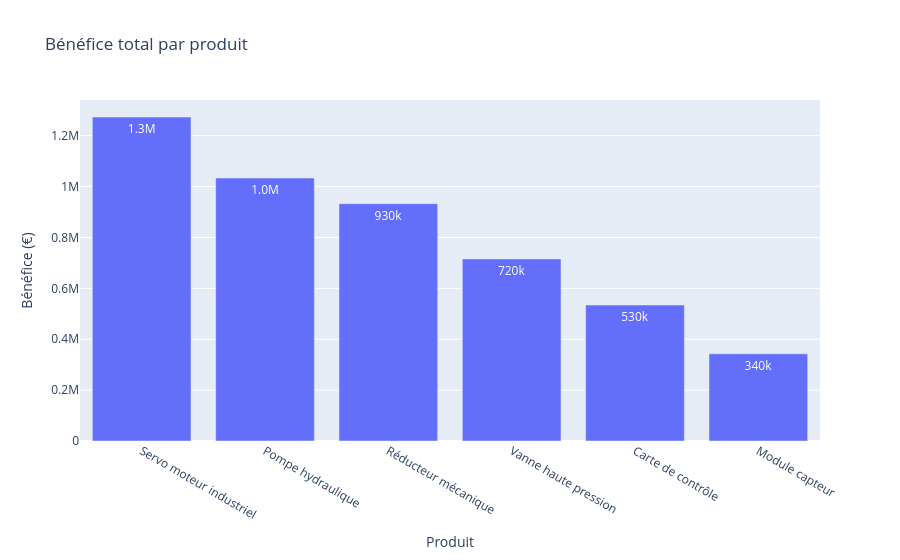
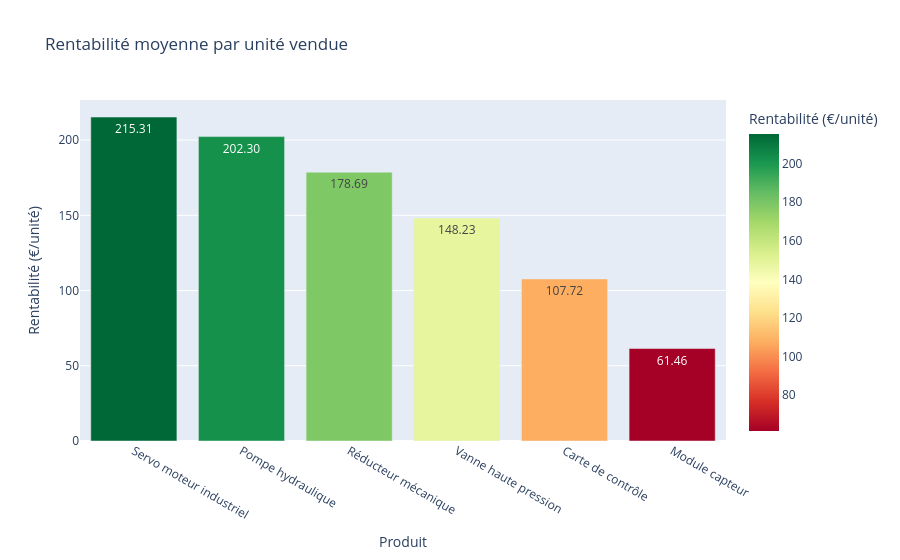

Notebook code cell kept with these figures, in order:
### Markdown cell above
## 1. Rentabilité par produit
`benef_product`, `rentability_product` — table `silver_renta_produit`

### Code cell
df = load("silver_renta_produit")
name_col = first_existing(df, ["product_name", "name", "product_id"])

agg = df.groupby(name_col, as_index=False).agg(
    benef_product=("benef_product", "sum"),
    rentability_product=("rentability_product", "mean"),
    quantity=("quantity", "sum"),
)

fig = px.bar(
    agg.sort_values("benef_product", ascending=False),
    x=name_col, y="benef_product",
    title="Bénéfice total par produit",
    labels={name_col: "Produit", "benef_product": "Bénéfice (€)"},
    text_auto=".2s",
)
fig.show()

fig2 = px.bar(
    agg.sort_values("rentability_product", ascending=False),
    x=name_col, y="rentability_product",
    title="Rentabilité moyenne par unité vendue",
    labels={name_col: "Produit", "rentability_product": "Rentabilité (€/unité)"},
    text_auto=".2f",
    color="rentability_product",
    color_continuous_scale="RdYlGn",
)
fig2.show()

### Figure 1 — Plotly figure (JSON) as saved in the notebook; plotly's stock layout.template omitted (floating-point values rounded to 4 significant figures)
{"data": [{"hovertemplate": "Produit=%{x}<br>Bénéfice (€)=%{y}<extra></extra>", "legendgroup": "", "marker": {"color": "#636efa", "pattern": {"shape": ""}}, "name": "", "orientation": "v", "showlegend": false, "textposition": "auto", "texttemplate": "%{y:.2s}", "type": "bar", "x": ["Servo moteur industriel", "Pompe hydraulique", "Réducteur mécanique", "Vanne haute pression", "Carte de contrôle", "Module capteur"], "xaxis": "x", "y": [1273000.0, 1034000.0, 933000.0, 715700.0, 534400.0, 342800.0], "yaxis": "y"}], "layout": {"barmode": "relative", "legend": {"tracegroupgap": 0}, "title": {"text": "Bénéfice total par produit"}, "xaxis": {"anchor": "y", "domain": [0, 1], "title": {"text": "Produit"}}, "yaxis": {"anchor": "x", "domain": [0, 1], "title": {"text": "Bénéfice (€)"}}}}

### Figure 2 — Plotly figure (JSON) as saved in the notebook; plotly's stock layout.template omitted (floating-point values rounded to 4 significant figures)
{"data": [{"hovertemplate": "Produit=%{x}<br>Rentabilité (€/unité)=%{marker.color}<extra></extra>", "legendgroup": "", "marker": {"color": [215.3, 202.3, 178.7, 148.2, 107.7, 61.46], "coloraxis": "coloraxis", "pattern": {"shape": ""}}, "name": "", "orientation": "v", "showlegend": false, "textposition": "auto", "texttemplate": "%{y:.2f}", "type": "bar", "x": ["Servo moteur industriel", "Pompe hydraulique", "Réducteur mécanique", "Vanne haute pression", "Carte de contrôle", "Module capteur"], "xaxis": "x", "y": [215.3, 202.3, 178.7, 148.2, 107.7, 61.46], "yaxis": "y"}], "layout": {"barmode": "relative", "coloraxis": {"autocolorscale": false, "colorbar": {"title": {"text": "Rentabilité (€/unité)"}}, "colorscale": [[0, "rgb(165,0,38)"], [0.1, "rgb(215,48,39)"], [0.2, "rgb(244,109,67)"], [0.3, "rgb(253,174,97)"], [0.4, "rgb(254,224,139)"], [0.5, "rgb(255,255,191)"], [0.6, "rgb(217,239,139)"], [0.7, "rgb(166,217,106)"], [0.8, "rgb(102,189,99)"], [0.9, "rgb(26,152,80)"], [1, "rgb(0,104,55)"]]}, "legend": {"tracegroupgap": 0}, "title": {"text": "Rentabilité moyenne par unité vendue"}, "xaxis": {"anchor": "y", "domain": [0, 1], "title": {"text": "Produit"}}, "yaxis": {"anchor": "x", "domain": [0, 1], "title": {"text": "Rentabilité (€/unité)"}}}}
